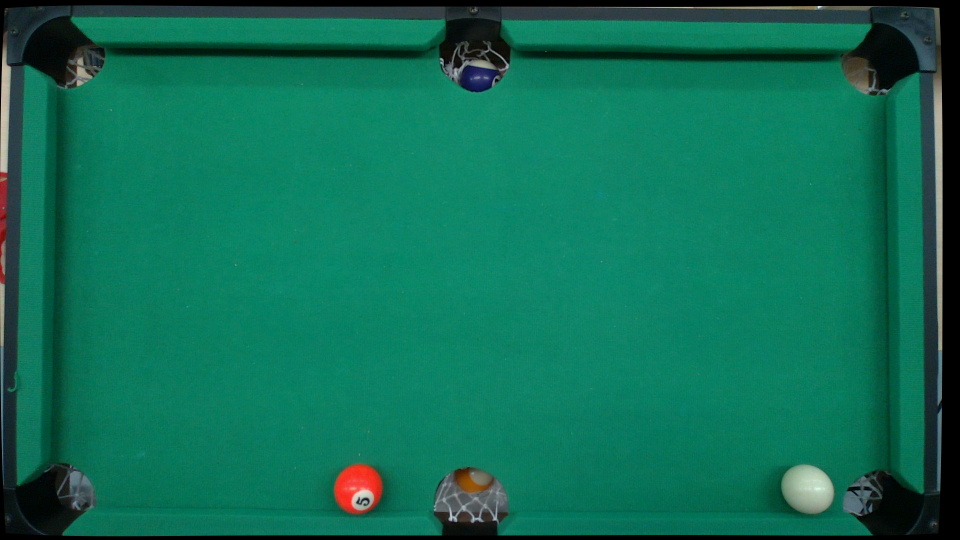
#> input picture color.png, 1920 x 1080 px, found by its file name (shown at 1/2 size)
$ python -i hough_circle_test.py   (imports and definitions only)
#> lines starting #> are read from the running program, lines starting #| are printed output that depends on the picture; after the words box and inside, x2 and y2 are one past the last pixel; in counts of white or black regions, pixels touching at a corner belong together
# -*- coding: utf-8 -*-
"""
Created on Mon May 17 21:44:56 2021

@author: asus
1. 以綠色遮罩與原始照片做差集，只保留球的部分
2. 用 Hough circle 找出所有球的圓心
3. 計算每個球的 hsv值，hsv值最大的為白球，其餘則為普通的球
"""
import numpy as np
import cv2 as cv
from pathlib import Path

def findBall():
    """# Hough Circles"""
    def hough(org_img, img, minDist, p1, p2, minR, maxR, boundary, hole):
        cimg = img
        img = cv.cvtColor(img, cv.COLOR_BGR2GRAY)
        img = cv.medianBlur(img,5)
        # [7 lines of commented-out code are left out]
        circles = cv.HoughCircles(img,cv.HOUGH_GRADIENT,1,minDist=minDist
                      ,param1=p1,param2=p2,minRadius=minR,maxRadius=maxR)
        circles = np.uint16(np.around(circles))
        RGB = 0
        white_pix = 0
        print(cimg.shape)
        txtname_white = 'config/white_pixel.txt'
        txtname_ball = 'config/ball_pixel.txt'
        with open(txtname_white, 'w') as f:
            f.write('')
        with open(txtname_ball, 'w') as f:
            f.write('')

        ''' 找RGB最大(白球) '''
        ball_distance = 40 # 離洞口多近要排除
        remove = False
        remove_list = []
        white_pix = [0,0]
        for index, i in enumerate(circles[0,:]):
            remove = False
            for j in range(6):
                if np.sqrt((i[0] - hole[j][0])**2+(i[1] - hole[j][1])**2) < ball_distance:
                    remove = True
                    remove_list.append(index)
                    break
                if i[0]<boundary[0][0] or i[0]>boundary[1][0] or i[1]<boundary[0][1] or i[1]>boundary[1][1]:
                    remove = True
                    remove_list.append(index)
                    break
            if remove:
                continue
            offset = 40
            ball_RGB = [sum(cimg[i[1]][i[0]])]
            temp = sum(cimg[i[1]][i[0]+offset])
            if temp!= 0:
                ball_RGB.append(temp)
            temp = sum(cimg[i[1]][i[0]-offset])
            if temp!= 0:
                ball_RGB.append(temp)
            temp = sum(cimg[i[1]+offset][i[0]])
            if temp!= 0:
                ball_RGB.append(temp)
            temp = sum(cimg[i[1]-offset][i[0]])
            if temp!= 0:
                ball_RGB.append(temp)
            print(sum(ball_RGB))
            ball_RGB = float(sum(ball_RGB))/len(ball_RGB)

            if ball_RGB > RGB:
                RGB = ball_RGB
                white_pix = i
            print(sum(cimg[i[1]][i[0]]))


        ''' 寫檔 '''
        for index, i in enumerate(circles[0,:]):
            if index in remove_list:
                continue
            else:
                if white_pix[0]==i[0] and white_pix[1]==i[1]:
                    X = white_pix[0] + crop_size
                    Y = white_pix[1] + crop_size
                    cv.circle(cimg, (X, Y), i[2], (0,0,255), 3)
                    cv.circle(cimg, (X, Y), 3, (0,0,255), -1)
                    with open(txtname_white, 'a') as f:
                        f.write(f'{X}\t{Y}\n')
                else:
                    X = i[0] + crop_size
                    Y = i[1] + crop_size
                    cv.circle(cimg, (X, Y), i[2], (0,255,0), 3)
                    cv.circle(cimg, (X, Y), 3, (0,255,0), -1)
                    with open(txtname_ball, 'a') as f:
                        f.write(f'{X}\t{Y}\n')

        #畫boundary
        cv.line(cimg, (boundary[0][0], boundary[0][1]), (boundary[0][0], boundary[1][1]), (255, 0, 0), 5)
        cv.line(cimg, (boundary[0][0], boundary[0][1]), (boundary[1][0], boundary[0][1]), (255, 0, 0), 5)
        cv.line(cimg, (boundary[1][0], boundary[1][1]), (boundary[0][0], boundary[1][1]), (255, 0, 0), 5)
        cv.line(cimg, (boundary[1][0], boundary[1][1]), (boundary[1][0], boundary[0][1]), (255, 0, 0), 5)

        cv.imshow('ball', cv.resize(cimg, (1280,720)))
        cv.waitKey(0)
        cv.destroyAllWindows()

    txtname = 'config/ball_hough.txt'

    with open(txtname, 'w') as f:
        f.write('')

    ''' Load hole pixel '''
    with open('config/hole.txt', 'r') as f:
#> (reads config/hole.txt from the repository)
       hole = list()
       for i in f:
          hole.append(i.split())
       hole = np.array(hole).astype(int)

    ''' find boundary '''
    hole_x_min = 10000
    hole_y_min = 10000
    hole_x_max = -1
    hole_y_max = -1
    for i in range(len(hole)): # find the boundary of holes
        if(hole[i][0]<hole_x_min):
            hole_x_min = hole[i][0]
        if(hole[i][0]>hole_x_max):
            hole_x_max = hole[i][0]
        if(hole[i][1]<hole_y_min):
            hole_y_min = hole[i][1]
        if(hole[i][1]>hole_y_max):
            hole_y_max = hole[i][1]
    boundary = np.asarray([[hole_x_min, hole_y_min], [hole_x_max, hole_y_max]])

    """# Find table using green filter"""
    img = cv.imread('color.png')
#> img is the input picture: shape (1080, 1920, 3); mean B, G, R 86, 110.8, 15.2
    img_resize = cv.resize(img,(1280,720))
    cv.imshow("pic", img_resize)
    cv.waitKey(0)
    cv.destroyAllWindows()

# [10 lines of commented-out code are left out]

    ''' crop '''
    crop_size = 0
    crop = img.copy()
# [7 lines of commented-out code are left out]
    hsv = cv.cvtColor(crop, cv.COLOR_BGR2HSV)
#> hsv: shape (1080, 1920, 3); mean H, S, V 78.6, 209.8, 111.9

    base_hsv = []
    hsv_txt = 'config/hsv.txt'
    if not Path(hsv_txt).exists():
      center = hsv[360][640]
      with open(hsv_txt, 'w') as f:
        for i in range(len(center)):
          base_hsv.append(center[i])
          f.write(f'{base_hsv[i]}\n')
    else:
      with open(hsv_txt, 'r') as f:
#> (reads config/hsv.txt from the repository)
        lines = f.readlines()
        for i in range(3):
          base_hsv.append(int(lines[i].strip('\n')))

    print(base_hsv)
    lower_green = np.array([base_hsv[0]-25, base_hsv[1]-80, base_hsv[2]-100]) #50,70,0
    higher_green = np.array([base_hsv[0]+25, base_hsv[1]+80, base_hsv[2]+100]) #200,255,255
    mask = cv.inRange(hsv, lower_green, higher_green)
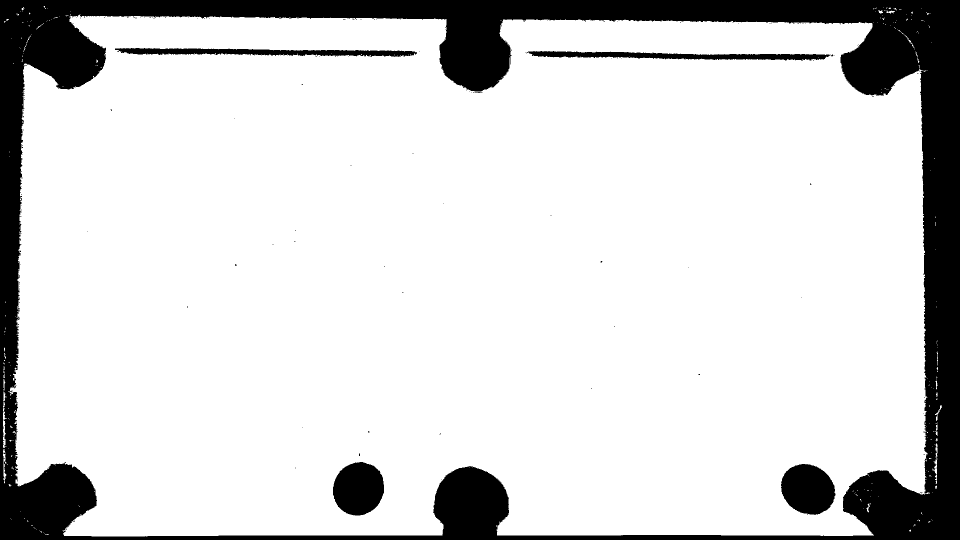
#> mask: shape (1080, 1920) (shown at 1/2 size); 83.9% white; 160 black regions (155 under 20 px), largest, box (x1, y1, x2, y2) and area: (0, 0, 1920, 1080) 304791, (666, 924, 768, 1031) 8542, (1562, 928, 1671, 1030) 8457, (230, 96, 834, 114) 6253, (1054, 102, 1661, 121) 6194
    # cv2_imshow(mask)
    result = cv.bitwise_and(crop, crop, mask=mask)
    result = crop - result
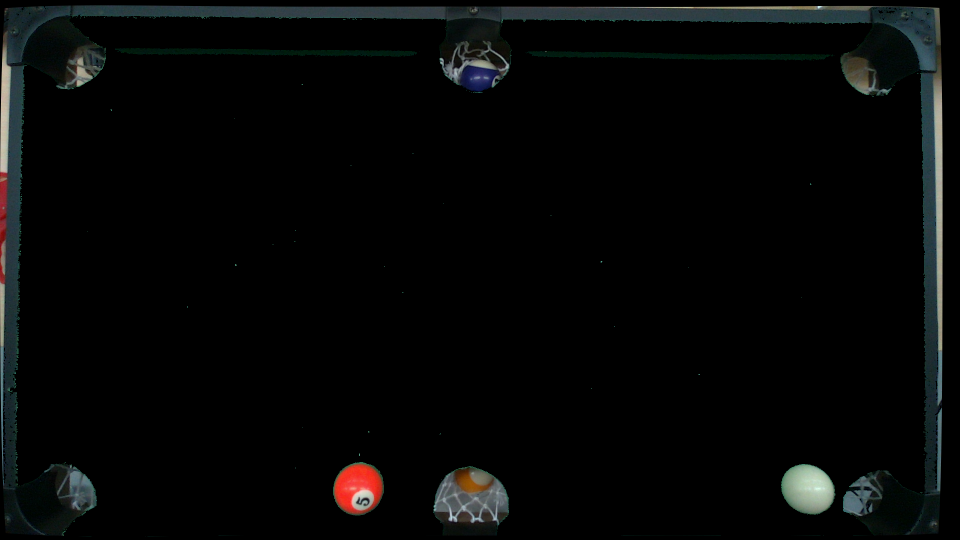
#> result: shape (1080, 1920, 3) (shown at 1/2 size); mean B, G, R 7.1, 7.4, 6.4
    # [5 lines of commented-out code are left out]

    mask = cv.imread('mask.png')
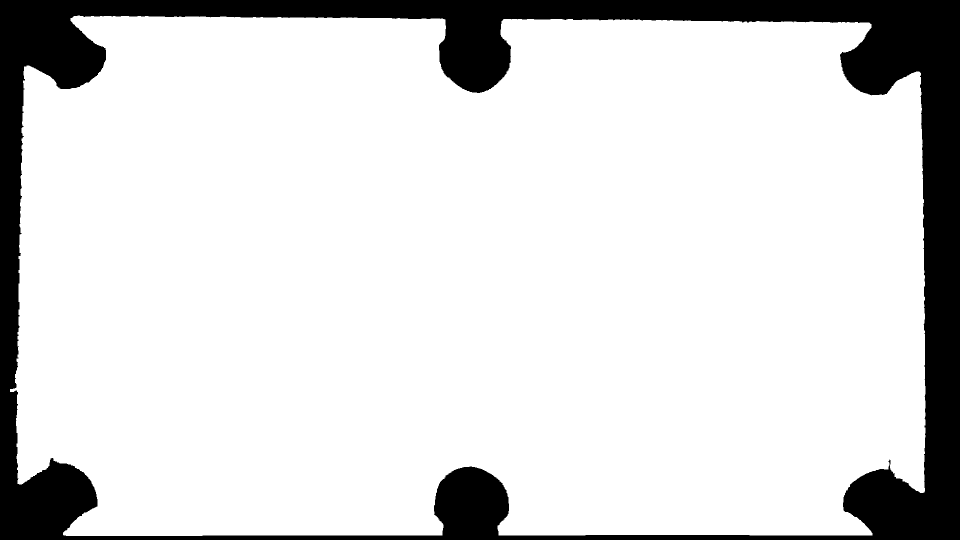
#> input picture mask.png, 1920 x 1080 px, found by its file name (shown at 1/2 size)
#> mask is the input picture: shape (1080, 1920, 3); 85.1% white; 1 black region, box (x1, y1, x2, y2) and area: (0, 0, 1920, 1080) 308867
    final = cv.bitwise_and(img, mask)
    img_resize = cv.resize(final,(1280,720))
    cv.imshow('final', img_resize)
    cv.waitKey(500)
    cv.destroyAllWindows()
    """# Find 6 holes"""
    hough(img, final, 95, 90, 10, 45, 55, boundary, hole)
#> in hough, `img = cv.cvtColor(img, cv.COLOR_BGR2GRAY)`:
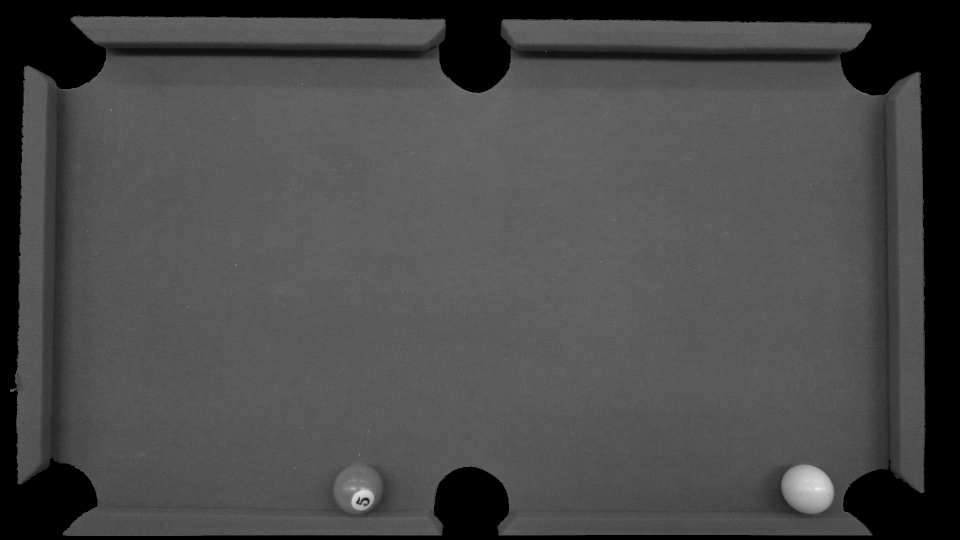
#> img: shape (1080, 1920) (shown at 1/2 size); min 0, max 244, mean 73.5
#> in hough, `circles = cv.HoughCircles(img,cv.HOUGH_GRADIENT,1,minDist=minDist ,par..`: circles = [[1608.5, 973.5, 46.3], [715.5, 978.5, 47.9], [1744.5, 136.5, 53.3]]
#> in hough, `circles = np.uint16(np.around(circles))`: circles = [[1608, 974, 46], [716, 978, 48], [1744, 136, 53]]
#| (1080, 1920, 3)
#> the loop in hough, `for index, i in enumerate(circles[0,:]):` made 3 passes
#> (offset, ball_RGB, RGB, white_pix) on pass 1: (40, 477.8, 477.8, [1608, 974, 46])
#> (i, offset, ball_RGB) on pass 2: ([716, 978, 48], 40, 363.2)
#| 2389
#| 565
#| 1816
#| 405
#> after the loop in hough, `for index, i in enumerate(circles[0,:]):`: RGB = 477.8; remove_list = [2]
#> the loop in hough, `for index, i in enumerate(circles[0,:]):` made 3 passes
#> (i, X, Y) on passes 1 to 2: ([1608, 974, 46], 1608, 974), ([716, 978, 48], 716, 978)
#> after the loop in hough, `for index, i in enumerate(circles[0,:]):`:
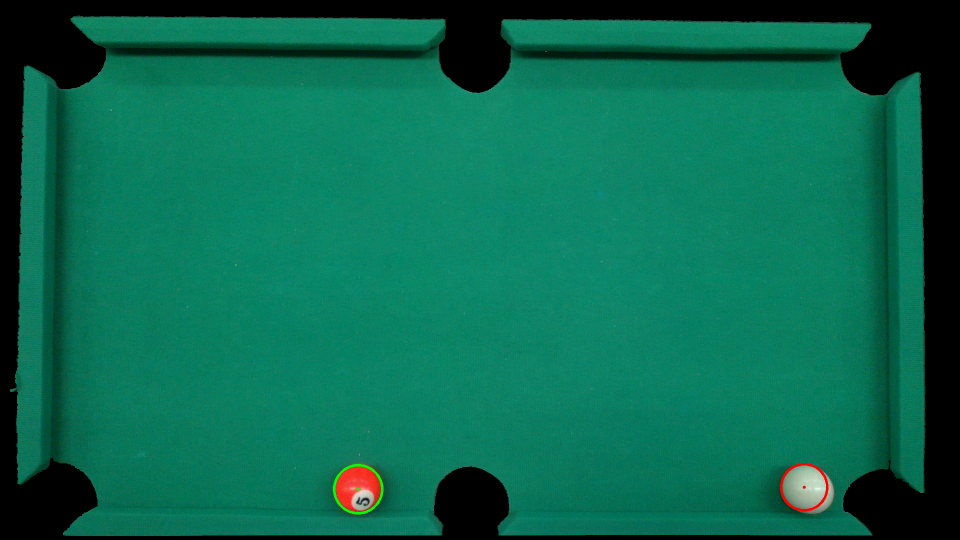
#> cimg: shape (1080, 1920, 3) (shown at 1/2 size); mean B, G, R 79.7, 104.6, 10.2
#> in hough, `cv.line(cimg, (boundary[1][0], boundary[1][1]), (boundary[1][0], bound..`:
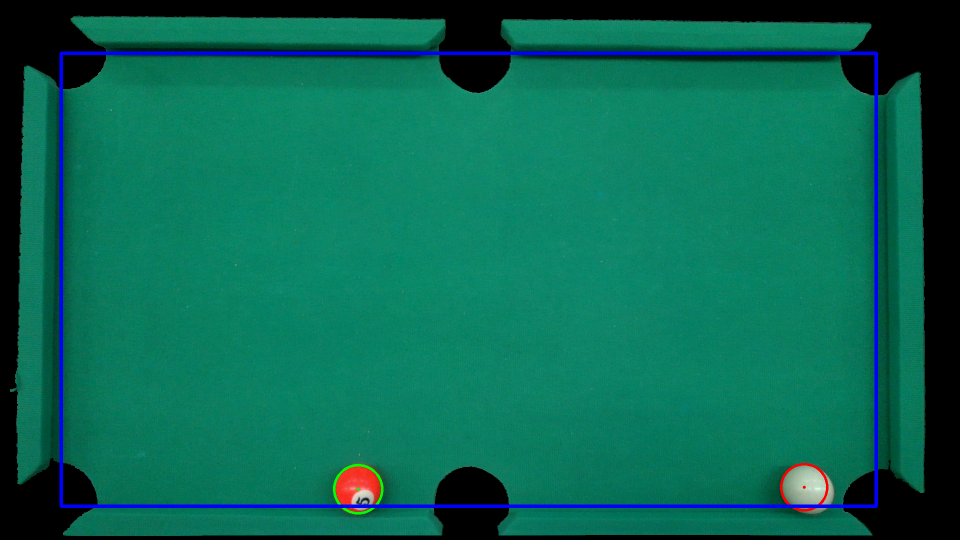
#> cimg: shape (1080, 1920, 3) (shown at 1/2 size); mean B, G, R 83.3, 103.6, 10.1
#> in hough, `cv.imshow('ball', cv.resize(cimg, (1280,720)))`:
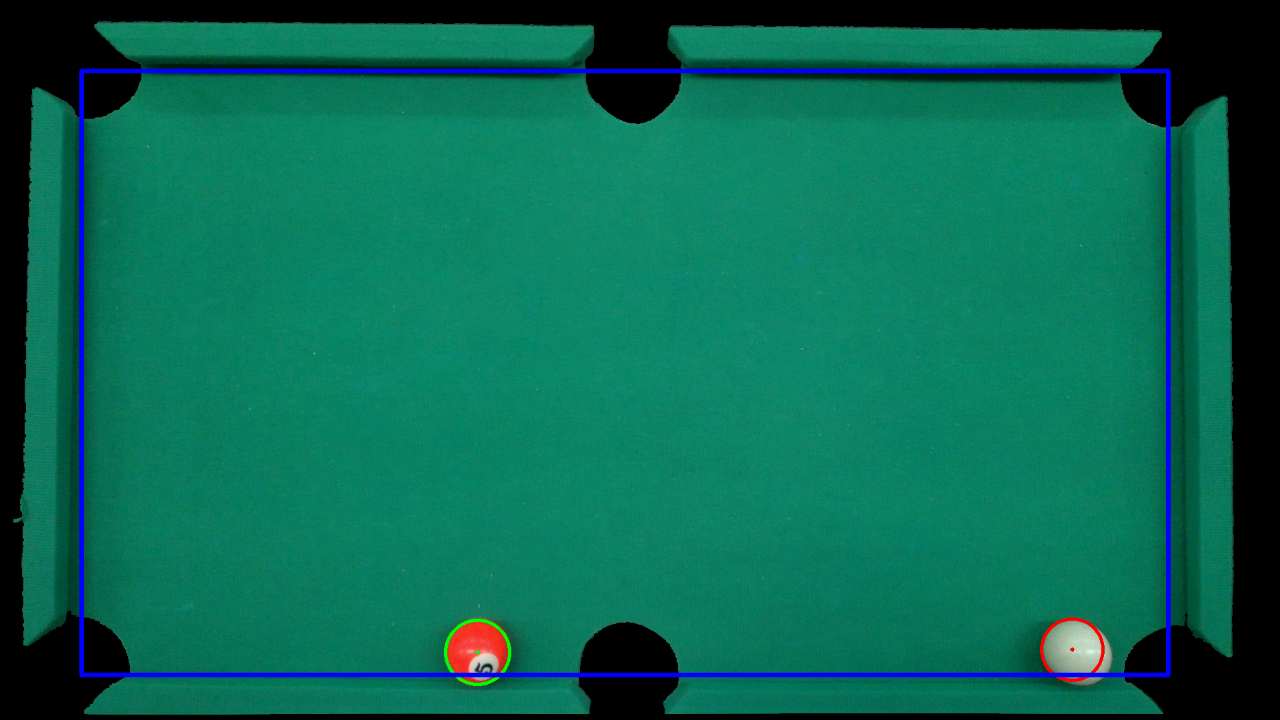
#> window 'ball': shape (720, 1280, 3); mean B, G, R 83.2, 103.5, 10
##    hough(img, result, 100, 200, 10, 45, 55, boundary, hole)

#findBall()

>>> result = findBall()
